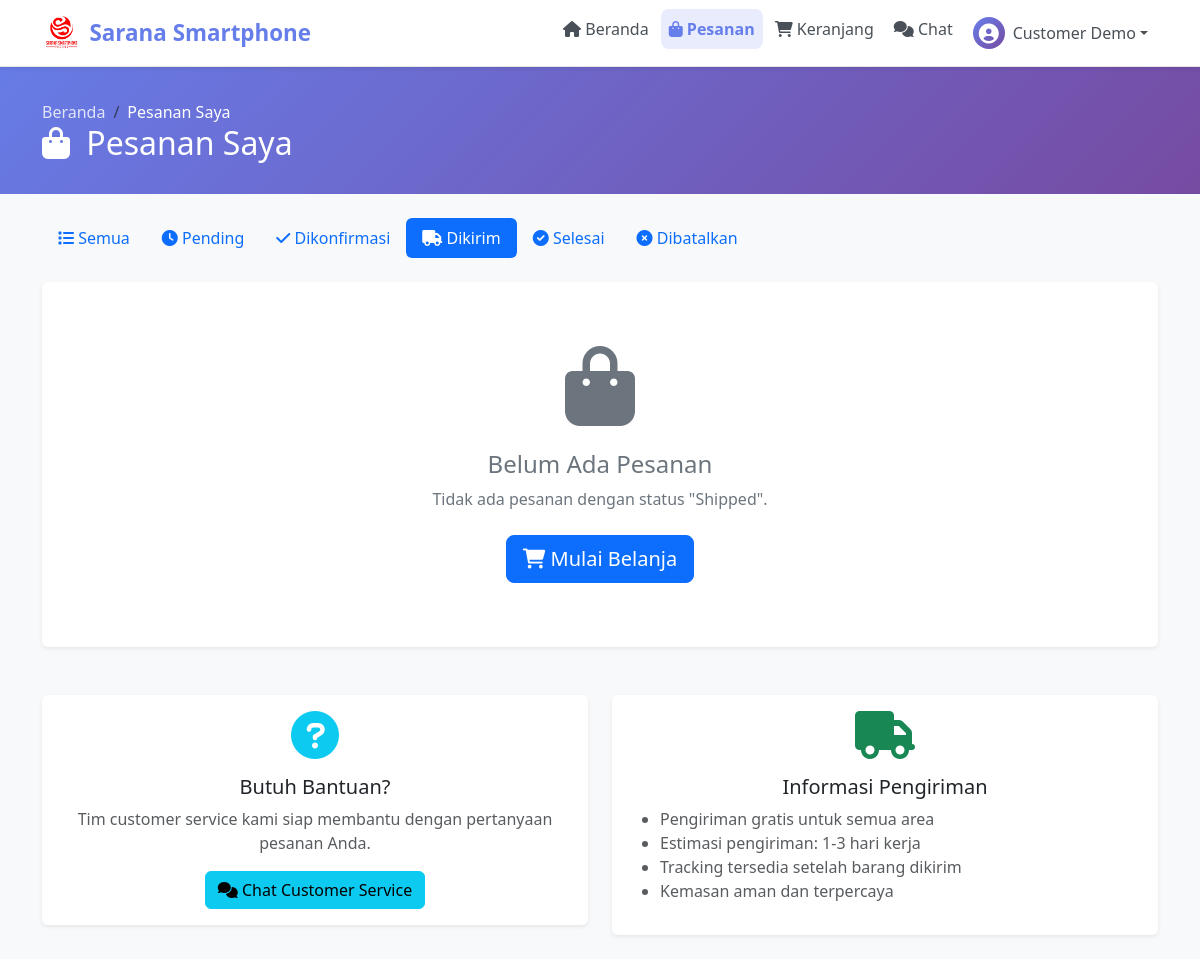
/orders.php?status=shipped (signed in), run on an earlier commit of the app's database.
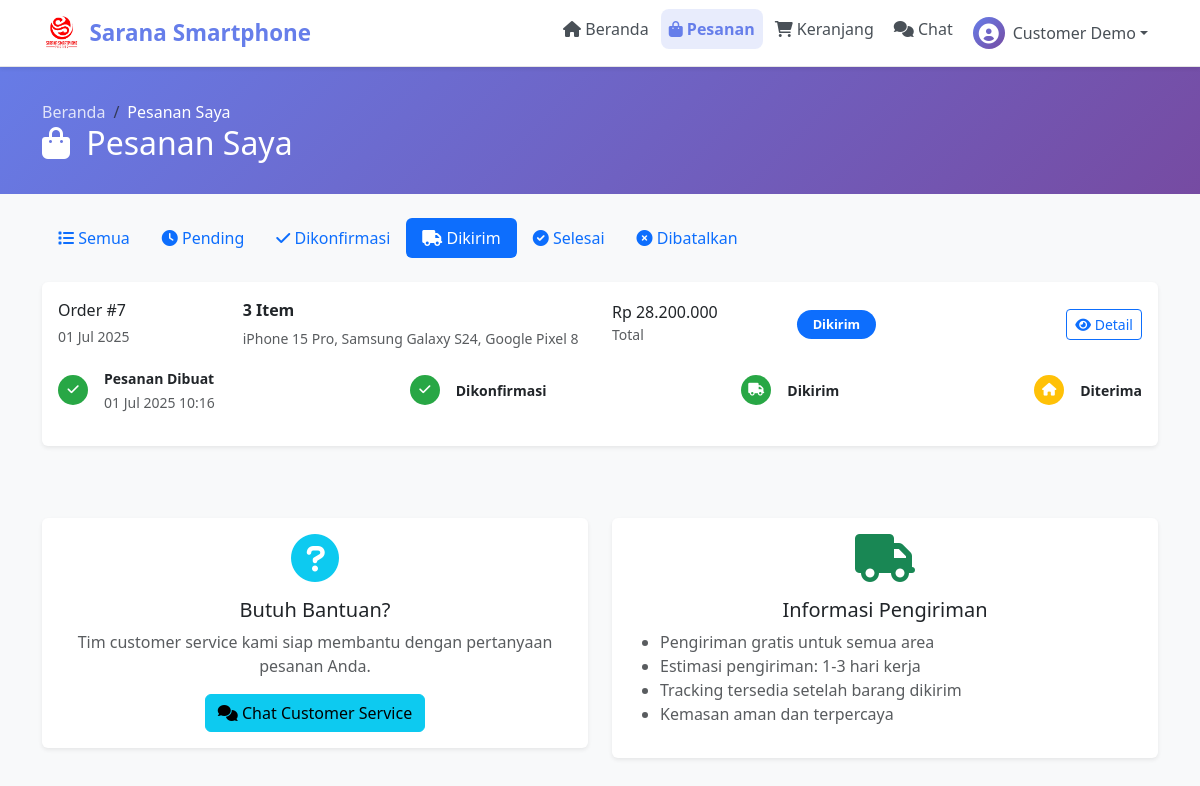
And on a later commit of the database.
### tables this page shows
CREATE TABLE `orders` (
  `id` int NOT NULL,
  `user_id` int DEFAULT NULL,
  `total_amount` decimal(12,2) NOT NULL,
  `status` enum('pending','confirmed','shipped','delivered','cancelled') DEFAULT 'pending',
  `payment_status` enum('pending','paid','failed') DEFAULT 'pending',
  `tracking_number` varchar(50) DEFAULT NULL,
  `order_date` timestamp NULL DEFAULT CURRENT_TIMESTAMP
);

### config.php (called while the page is built, shortened)
<?php
function formatRupiah($amount) {
    return 'Rp ' . number_format($amount, 0, ',', '.');
}
?>

### orders.php (the view, shortened to what the changed rows need)
<?php
require_once 'config.php';
$conn = getConnection();
$user_id = $_SESSION['user_id'];
$status_filter = isset($_GET['status']) ? $_GET['status'] : '';
$orders_query = "
    SELECT o.*,
           COUNT(oi.id) as total_items,
           GROUP_CONCAT(p.name SEPARATOR ', ') as product_names
    FROM orders o
    LEFT JOIN order_items oi ON o.id = oi.order_id
    LEFT JOIN products p ON oi.product_id = p.id
    WHERE o.user_id = $user_id
";
if (!empty($status_filter)) {
    $orders_query .= " AND o.status = '" . mysqli_real_escape_string($conn, $status_filter) . "'";
}
$orders_query .= " GROUP BY o.id ORDER BY o.order_date DESC";
$orders_result = mysqli_query($conn, $orders_query);
?>
<!DOCTYPE html>
<html lang="id">
<head>
    <link href="https://cdnjs.cloudflare.com/ajax/libs/bootstrap/5.3.0/css/bootstrap.min.css" rel="stylesheet">
    <link href="https://cdnjs.cloudflare.com/ajax/libs/font-awesome/6.0.0/css/all.min.css" rel="stylesheet">
</head>
<body>
    <section class="breadcrumb-section">
        <div class="container">
            <h1 class="h2 mb-0">
                <i class="fas fa-shopping-bag me-2"></i>
                Pesanan Saya
            </h1>
        </div>
    </section>
    <div class="container py-4">
        <?php if (mysqli_num_rows($orders_result) > 0): ?>
        <div class="row">
            <?php while ($order = mysqli_fetch_assoc($orders_result)): ?>
            <div class="col-12 mb-4">
                <div class="card order-card <?= $order['status'] ?> border-0 shadow-sm">
                    <div class="card-body">
                        <div class="row align-items-center">
                            <div class="col-lg-2 col-md-3">
                                <h6 class="mb-1">Order #<?= $order['id'] ?></h6>
                                <small class="text-muted">
                                    <?= date('d M Y', strtotime($order['order_date'])) ?>
                                </small>
                            </div>
                            <div class="col-lg-4 col-md-4">
                                <p class="mb-1">
                                    <strong><?= $order['total_items'] ?> Item</strong>
                                </p>
                                <small class="text-muted">
                                    <?= strlen($order['product_names']) > 50 ?
                                                substr($order['product_names'], 0, 50) . '...' :
                                                $order['product_names'] ?>
                                </small>
                            </div>
                            <div class="col-lg-2 col-md-3">
                                <h6 class="mb-0"><?= formatRupiah($order['total_amount']) ?></h6>
                                <small class="text-muted">Total</small>
                            </div>
                            <div class="col-lg-2 col-md-2">
                                <span class="badge status-badge bg-<?=
                                            $order['status'] == 'pending' ? 'warning' :
                                            ($order['status'] == 'confirmed' ? 'info' :
                                            ($order['status'] == 'shipped' ? 'primary' :
                                            ($order['status'] == 'delivered' ? 'success' : 'danger')))
                                        ?>">
                                    <?php
                                            $status_text = [
                                                'pending' => 'Pending',
                                                'confirmed' => 'Dikonfirmasi',
                                                'shipped' => 'Dikirim',
                                                'delivered' => 'Selesai',
                                                'cancelled' => 'Dibatalkan'
                                            ];
                                            echo $status_text[$order['status']];
                                            ?>
                                </span>
                            </div>
                            <div class="col-lg-2 col-md-12 text-end">
                                <button class="btn btn-outline-primary btn-sm"
                                    onclick="viewOrderDetail(<?= $order['id'] ?>)">
                                    <i class="fas fa-eye"></i> Detail
                                </button>
                            </div>
                        </div>
                        <div class="row mt-3">
                            <div class="col-12">
                                <div class="order-timeline">
                                    <div class="d-flex justify-content-between">
                                        <div class="timeline-step">
                                            <div class="timeline-icon completed">
                                                <i class="fas fa-check"></i>
                                            </div>
                                            <div>
                                                <small class="fw-bold">Pesanan Dibuat</small>
                                                <br><small
                                                    class="text-muted"><?= date('d M Y H:i', strtotime($order['order_date'])) ?></small>
                                            </div>
                                        </div>
                                        <div class="timeline-step">
                                            <div
                                                class="timeline-icon <?= in_array($order['status'], ['confirmed', 'shipped', 'delivered']) ? 'completed' : ($order['status'] == 'pending' ? 'current' : 'pending') ?>">
                                                <i class="fas fa-check"></i>
                                            </div>
                                            <div>
                                                <small class="fw-bold">Dikonfirmasi</small>
                                            </div>
                                        </div>
                                        <div class="timeline-step">
                                            <div
                                                class="timeline-icon <?= in_array($order['status'], ['shipped', 'delivered']) ? 'completed' : ($order['status'] == 'confirmed' ? 'current' : 'pending') ?>">
                                                <i class="fas fa-truck"></i>
                                            </div>
                                            <div>
                                                <small class="fw-bold">Dikirim</small>
                                            </div>
                                        </div>
                                        <div class="timeline-step">
                                            <div
                                                class="timeline-icon <?= $order['status'] == 'delivered' ? 'completed' : ($order['status'] == 'shipped' ? 'current' : 'pending') ?>">
                                                <i class="fas fa-home"></i>
                                            </div>
                                            <div>
                                                <small class="fw-bold">Diterima</small>
                                            </div>
                                        </div>
                                    </div>
                                </div>
                            </div>
                        </div>
                    </div>
                </div>
            </div>
            <?php endwhile; ?>
        </div>
        <?php else: ?>
        <div class="card border-0 shadow-sm">
            <div class="card-body">
                <div class="empty-orders">
                    <i class="fas fa-shopping-bag fa-5x mb-4"></i>
                    <h4>Belum Ada Pesanan</h4>
                    <p class="mb-4">
                        <?php if (!empty($status_filter)): ?>
                        Tidak ada pesanan dengan status "<?= ucfirst($status_filter) ?>".
                        <?php else: ?>
                        Anda belum pernah melakukan pemesanan. Mulai berbelanja sekarang!
                        <?php endif; ?>
                    </p>
                    <a href="index.php" class="btn btn-primary btn-lg">
                        <i class="fas fa-shopping-cart"></i> Mulai Belanja
                    </a>
                </div>
            </div>
        </div>
        <?php endif; ?>
    </div>
</body>
</html>

What changed in the data, as far as the page shows it:
added orders: id "7", order_date "01 Jul 2025", total_items "3", product_names "iPhone 15 Pro, Samsung Galaxy S24, Google Pixel 8", total_amount "Rp 28.200.000", status "Dikirim", order_date "01 Jul 2025 10:16"
Also different on the page:
$status_filter: "Shipped" → (not shown)
text no longer shown: "Belum Ada Pesanan Tidak ada pesanan dengan status \" \". Mulai Belanja"
